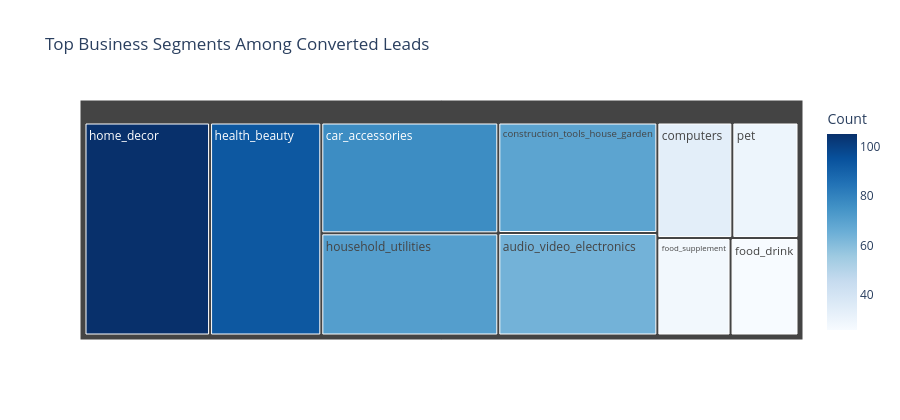

Write notebook code for a chart like this one.
### Markdown cell above
### 4.5 Business Segment Analysis

### Code cell
seg = df[df['converted']==1]['business_segment'].value_counts().head(10).reset_index()
seg.columns = ['Segment', 'Count']

fig = px.treemap(seg, path=['Segment'], values='Count',
                 color='Count', color_continuous_scale='Blues',
                 title='Top Business Segments Among Converted Leads')
fig.update_layout(height=420)
fig.show()

### Figure 1 — Plotly figure (JSON) as saved in the notebook; plotly's stock layout.template omitted (floating-point values rounded to 4 significant figures)
{"data": [{"branchvalues": "total", "customdata": [[64], [77], [34], [69], [26], [28], [93], [105], [71], [30]], "domain": {"x": [0, 1], "y": [0, 1]}, "hovertemplate": "labels=%{label}<br>Count_sum=%{value}<br>parent=%{parent}<br>id=%{id}<br>Count=%{color}<extra></extra>", "ids": ["audio_video_electronics", "car_accessories", "computers", "construction_tools_house_garden", "food_drink", "food_supplement", "health_beauty", "home_decor", "household_utilities", "pet"], "labels": ["audio_video_electronics", "car_accessories", "computers", "construction_tools_house_garden", "food_drink", "food_supplement", "health_beauty", "home_decor", "household_utilities", "pet"], "marker": {"coloraxis": "coloraxis", "colors": [64, 77, 34, 69, 26, 28, 93, 105, 71, 30]}, "name": "", "parents": ["", "", "", "", "", "", "", "", "", ""], "type": "treemap", "values": [64, 77, 34, 69, 26, 28, 93, 105, 71, 30]}], "layout": {"coloraxis": {"colorbar": {"title": {"text": "Count"}}, "colorscale": [[0, "rgb(247,251,255)"], [0.125, "rgb(222,235,247)"], [0.25, "rgb(198,219,239)"], [0.375, "rgb(158,202,225)"], [0.5, "rgb(107,174,214)"], [0.625, "rgb(66,146,198)"], [0.75, "rgb(33,113,181)"], [0.875, "rgb(8,81,156)"], [1, "rgb(8,48,107)"]]}, "height": 420, "legend": {"tracegroupgap": 0}, "title": {"text": "Top Business Segments Among Converted Leads"}}}
